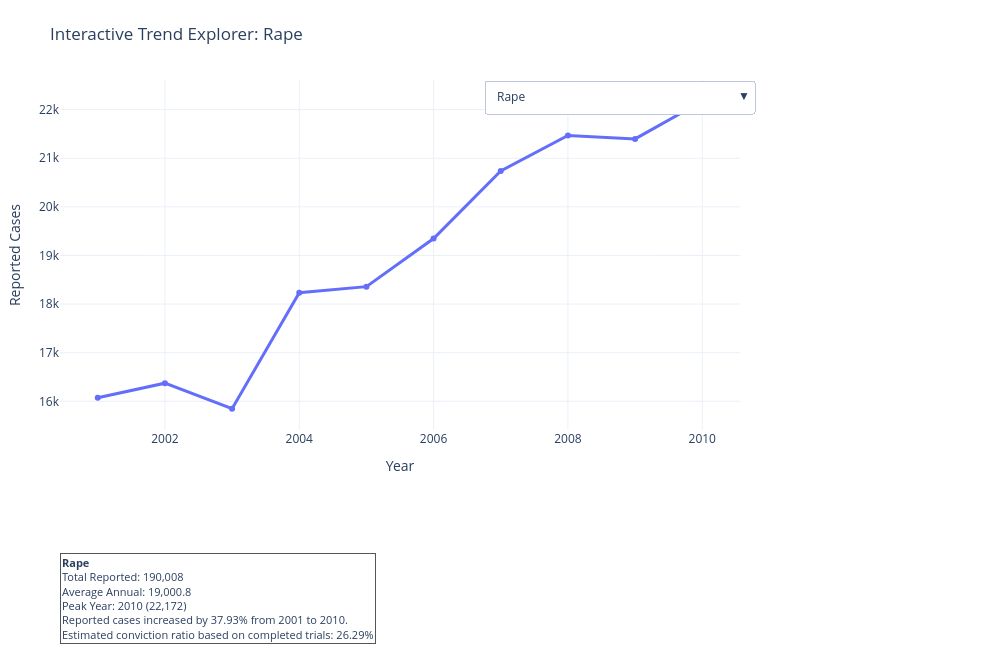

Write notebook code for a chart like this one.
### Markdown cell above
# 15. Interactive Explorer
Use the dropdown menu to inspect trends and metrics for major crime categories.

### Code cell
explorer_categories = [
    "Rape",
    "Kidnapping & Abduction - Women & Girls",
    "Dowry Deaths",
    "Molestation",
    "Sexual harassment",
    "Cruelty by Husband and Relatives",
    "Importation of Girls",
]

available_categories = [
    c for c in explorer_categories if c in set(crime_df_clean["Group_Name"].unique())
]

category_trends = {}
category_stats = {}

for category in available_categories:
    subset = crime_df_clean[crime_df_clean["Group_Name"] == category].copy()
    yearly = subset.groupby("Year", as_index=False)["Cases_Reported"].sum().sort_values("Year")
    category_trends[category] = yearly

    start_val = yearly.iloc[0]["Cases_Reported"]
    end_val = yearly.iloc[-1]["Cases_Reported"]
    growth_pct = ((end_val - start_val) / start_val * 100) if start_val else np.nan

    trials_completed = subset["Cases_Trials_Completed"].sum()
    conviction_rate = (subset["Cases_Convicted"].sum() / trials_completed) if trials_completed else np.nan
    peak_row = yearly.loc[yearly["Cases_Reported"].idxmax()]

    category_stats[category] = {
        "Total_Reported": subset["Cases_Reported"].sum(),
        "Average_Annual_Reported": yearly["Cases_Reported"].mean(),
        "Peak_Year": int(peak_row["Year"]),
        "Peak_Reported_Cases": peak_row["Cases_Reported"],
        "Start_Year": int(yearly.iloc[0]["Year"]),
        "End_Year": int(yearly.iloc[-1]["Year"]),
        "Trend_Change_Pct": growth_pct,
        "Open_Cases_Pending": subset["Cases_Pending_Trial_at_Year_End"].sum(),
        "Conviction_Rate": conviction_rate,
    }

def insight_text(category_name: str) -> str:
    s = category_stats[category_name]
    change = s["Trend_Change_Pct"]
    if pd.isna(change):
        trend_line = "Trend change is not available due to missing baseline values."
    elif change >= 0:
        trend_line = f"Reported cases increased by {change:.2f}% from {s['Start_Year']} to {s['End_Year']}."
    else:
        trend_line = f"Reported cases decreased by {abs(change):.2f}% from {s['Start_Year']} to {s['End_Year']}."

    conviction_text = (
        f"Estimated conviction ratio based on completed trials: {s['Conviction_Rate']*100:.2f}%"
        if not pd.isna(s["Conviction_Rate"]) else
        "Conviction ratio is not available due to zero completed trials."
    )

    return (
        f"<b>{category_name}</b><br>"
        f"Total Reported: {s['Total_Reported']:,.0f}<br>"
        f"Average Annual: {s['Average_Annual_Reported']:,.1f}<br>"
        f"Peak Year: {s['Peak_Year']} ({s['Peak_Reported_Cases']:,.0f})<br>"
        f"{trend_line}<br>{conviction_text}"
    )

fig = go.Figure()

for i, category in enumerate(available_categories):
    yearly = category_trends[category]
    fig.add_trace(
        go.Scatter(
            x=yearly["Year"],
            y=yearly["Cases_Reported"],
            mode="lines+markers",
            name=category,
            visible=(i == 0),
            line=dict(width=3),
        )
    )

buttons = []
for i, category in enumerate(available_categories):
    visibility = [False] * len(available_categories)
    visibility[i] = True
    buttons.append(
        dict(
            label=category,
            method="update",
            args=[
                {"visible": visibility},
                {
                    "title": f"Interactive Trend Explorer: {category}",
                    "annotations": [
                        dict(
                            text=insight_text(category),
                            x=0,
                            y=-0.35,
                            xref="paper",
                            yref="paper",
                            xanchor="left",
                            yanchor="top",
                            showarrow=False,
                            align="left",
                            bgcolor="rgba(255, 255, 255, 0.95)",
                            bordercolor="#555",
                            borderwidth=1,
                            font=dict(size=11),
                        )
                    ],
                },
            ],
        )
    )

initial_annotation = insight_text(available_categories[0]) if available_categories else "No category available"

fig.update_layout(
    title=f"Interactive Trend Explorer: {available_categories[0]}" if available_categories else "Interactive Trend Explorer",
    xaxis_title="Year",
    yaxis_title="Reported Cases",
    template="plotly_white",
    width=1000,
    height=650,
    updatemenus=[
        dict(
            type="dropdown",
            direction="down",
            buttons=buttons,
            x=1.02,
            y=1,
            showactive=True,
        )
    ],
    annotations=[
        dict(
            text=initial_annotation,
            x=0,
            y=-0.35,
            xref="paper",
            yref="paper",
            xanchor="left",
            yanchor="top",
            showarrow=False,
            align="left",
            bgcolor="rgba(255, 255, 255, 0.95)",
            bordercolor="#555",
            borderwidth=1,
            font=dict(size=11),
        )
    ],
    margin=dict(l=60, r=260, t=80, b=220),
)

fig.show()

explorer_stats_df = pd.DataFrame(category_stats).T.reset_index().rename(columns={"index": "Category"})
explorer_stats_df["Trend_Change_Pct"] = explorer_stats_df["Trend_Change_Pct"].round(2)
explorer_stats_df["Conviction_Rate_Pct"] = (explorer_stats_df["Conviction_Rate"] * 100).round(2)

display(
    explorer_stats_df[
        [
            "Category",
            "Total_Reported",
            "Average_Annual_Reported",
            "Peak_Year",
            "Peak_Reported_Cases",
            "Trend_Change_Pct",
            "Conviction_Rate_Pct",
        ]
    ]
)

### Figure 1 — Plotly figure (JSON) as saved in the notebook; plotly's stock layout.template omitted (floating-point values rounded to 4 significant figures)
{"data": [{"line": {"width": 3}, "mode": "lines+markers", "name": "Rape", "type": "scatter", "visible": true, "x": [2001, 2002, 2003, 2004, 2005, 2006, 2007, 2008, 2009, 2010], "y": [16080.0, 16370.0, 15850.0, 18230.0, 18360.0, 19350.0, 20740.0, 21470.0, 21400.0, 22170.0]}, {"line": {"width": 3}, "mode": "lines+markers", "name": "Kidnapping & Abduction - Women & Girls", "type": "scatter", "visible": false, "x": [2001, 2002, 2003, 2004, 2005, 2006, 2007, 2008, 2009, 2010], "y": [14640.0, 14510.0, 13300.0, 15580.0, 15750.0, 17410.0, 20420.0, 22940.0, 25740.0, 29800.0]}, {"line": {"width": 3}, "mode": "lines+markers", "name": "Dowry Deaths", "type": "scatter", "visible": false, "x": [2001, 2002, 2003, 2004, 2005, 2006, 2007, 2008, 2009, 2010], "y": [6851.0, 6822.0, 6208.0, 7026.0, 6787.0, 7618.0, 8093.0, 8172.0, 8383.0, 8391.0]}, {"line": {"width": 3}, "mode": "lines+markers", "name": "Molestation", "type": "scatter", "visible": false, "x": [2001, 2002, 2003, 2004, 2005, 2006, 2007, 2008, 2009, 2010], "y": [34120.0, 33940.0, 32940.0, 34570.0, 34180.0, 36620.0, 38730.0, 40410.0, 38710.0, 40610.0]}, {"line": {"width": 3}, "mode": "lines+markers", "name": "Sexual harassment", "type": "scatter", "visible": false, "x": [2001, 2002, 2003, 2004, 2005, 2006, 2007, 2008, 2009, 2010], "y": [9746.0, 10160.0, 12320.0, 10000.0, 9984.0, 9966.0, 10950.0, 12210.0, 11010.0, 9961.0]}, {"line": {"width": 3}, "mode": "lines+markers", "name": "Cruelty by Husband and Relatives", "type": "scatter", "visible": false, "x": [2001, 2002, 2003, 2004, 2005, 2006, 2007, 2008, 2009, 2010], "y": [49170.0, 49240.0, 50700.0, 58120.0, 58320.0, 63130.0, 75930.0, 81340.0, 89550.0, 94040.0]}, {"line": {"width": 3}, "mode": "lines+markers", "name": "Importation of Girls", "type": "scatter", "visible": false, "x": [2001, 2002, 2003, 2004, 2005, 2006, 2007, 2008, 2009, 2010], "y": [163.0, 157.0, 148.0, 226.0, 310.0, 256.0, 274.0, 318.0, 302.0, 311.0]}], "layout": {"annotations": [{"align": "left", "bgcolor": "rgba(255, 255, 255, 0.95)", "bordercolor": "#555", "borderwidth": 1, "font": {"size": 11}, "showarrow": false, "text": "<b>Rape</b><br>Total Reported: 190,008<br>Average Annual: 19,000.8<br>Peak Year: 2010 (22,172)<br>Reported cases increased by 37.93% from 2001 to 2010.<br>Estimated conviction ratio based on completed trials: 26.29%", "x": 0, "xanchor": "left", "xref": "paper", "y": -0.35, "yanchor": "top", "yref": "paper"}], "height": 650, "margin": {"b": 220, "l": 60, "r": 260, "t": 80}, "title": {"text": "Interactive Trend Explorer: Rape"}, "updatemenus": [{"buttons": [{"args": [{"visible": [true, false, false, false, false, false, false]}, {"annotations": [{"align": "left", "bgcolor": "rgba(255, 255, 255, 0.95)", "bordercolor": "#555", "borderwidth": 1, "font": {"size": 11}, "showarrow": false, "text": "<b>Rape</b><br>Total Reported: 190,008<br>Average Annual: 19,000.8<br>Peak Year: 2010 (22,172)<br>Reported cases increased by 37.93% from 2001 to 2010.<br>Estimated conviction ratio based on completed trials: 26.29%", "x": 0, "xanchor": "left", "xref": "paper", "y": -0.35, "yanchor": "top", "yref": "paper"}], "title": "Interactive Trend Explorer: Rape"}], "label": "Rape", "method": "update"}, {"args": [{"visible": [false, true, false, false, false, false, false]}, {"annotations": [{"align": "left", "bgcolor": "rgba(255, 255, 255, 0.95)", "bordercolor": "#555", "borderwidth": 1, "font": {"size": 11}, "showarrow": false, "text": "<b>Kidnapping & Abduction - Women & Girls</b><br>Total Reported: 190,080<br>Average Annual: 19,008.0<br>Peak Year: 2010 (29,795)<br>Reported cases increased by 103.45% from 2001 to 2010.<br>Estimated conviction ratio based on completed trials: 26.20%", "x": 0, "xanchor": "left", "xref": "paper", "y": -0.35, "yanchor": "top", "yref": "paper"}], "title": "Interactive Trend Explorer: Kidnapping & Abduction - Women & Girls"}], "label": "Kidnapping & Abduction - Women & Girls", "method": "update"}, {"args": [{"visible": [false, false, true, false, false, false, false]}, {"annotations": [{"align": "left", "bgcolor": "rgba(255, 255, 255, 0.95)", "bordercolor": "#555", "borderwidth": 1, "font": {"size": 11}, "showarrow": false, "text": "<b>Dowry Deaths</b><br>Total Reported: 74,351<br>Average Annual: 7,435.1<br>Peak Year: 2010 (8,391)<br>Reported cases increased by 22.48% from 2001 to 2010.<br>Estimated conviction ratio based on completed trials: 33.17%", "x": 0, "xanchor": "left", "xref": "paper", "y": -0.35, "yanchor": "top", "yref": "paper"}], "title": "Interactive Trend Explorer: Dowry Deaths"}], "label": "Dowry Deaths", "method": "update"}, {"args": [{"visible": [false, false, false, true, false, false, false]}, {"annotations": [{"align": "left", "bgcolor": "rgba(255, 255, 255, 0.95)", "bordercolor": "#555", "borderwidth": 1, "font": {"size": 11}, "showarrow": false, "text": "<b>Molestation</b><br>Total Reported: 364,836<br>Average Annual: 36,483.6<br>Peak Year: 2010 (40,613)<br>Reported cases increased by 19.02% from 2001 to 2010.<br>Estimated conviction ratio based on completed trials: 30.43%", "x": 0, "xanchor": "left", "xref": "paper", "y": -0.35, "yanchor": "top", "yref": "paper"}], "title": "Interactive Trend Explorer: Molestation"}], "label": "Molestation", "method": "update"}, {"args": [{"visible": [false, false, false, false, true, false, false]}, {"annotations": [{"align": "left", "bgcolor": "rgba(255, 255, 255, 0.95)", "bordercolor": "#555", "borderwidth": 1, "font": {"size": 11}, "showarrow": false, "text": "<b>Sexual harassment</b><br>Total Reported: 106,311<br>Average Annual: 10,631.1<br>Peak Year: 2003 (12,325)<br>Reported cases increased by 2.21% from 2001 to 2010.<br>Estimated conviction ratio based on completed trials: 56.82%", "x": 0, "xanchor": "left", "xref": "paper", "y": -0.35, "yanchor": "top", "yref": "paper"}], "title": "Interactive Trend Explorer: Sexual harassment"}], "label": "Sexual harassment", "method": "update"}, {"args": [{"visible": [false, false, false, false, false, true, false]}, {"annotations": [{"align": "left", "bgcolor": "rgba(255, 255, 255, 0.95)", "bordercolor": "#555", "borderwidth": 1, "font": {"size": 11}, "showarrow": false, "text": "<b>Cruelty by Husband and Relatives</b><br>Total Reported: 669,539<br>Average Annual: 66,953.9<br>Peak Year: 2010 (94,041)<br>Reported cases increased by 91.26% from 2001 to 2010.<br>Estimated conviction ratio based on completed trials: 20.57%", "x": 0, "xanchor": "left", "xref": "paper", "y": -0.35, "yanchor": "top", "yref": "paper"}], "title": "Interactive Trend Explorer: Cruelty by Husband and Relatives"}], "label": "Cruelty by Husband and Relatives", "method": "update"}, {"args": [{"visible": [false, false, false, false, false, false, true]}, {"annotations": [{"align": "left", "bgcolor": "rgba(255, 255, 255, 0.95)", "bordercolor": "#555", "borderwidth": 1, "font": {"size": 11}, "showarrow": false, "text": "<b>Importation of Girls</b><br>Total Reported: 2,465<br>Average Annual: 246.5<br>Peak Year: 2008 (318)<br>Reported cases increased by 90.80% from 2001 to 2010.<br>Estimated conviction ratio based on completed trials: 8.21%", "x": 0, "xanchor": "left", "xref": "paper", "y": -0.35, "yanchor": "top", "yref": "paper"}], "title": "Interactive Trend Explorer: Importation of Girls"}], "label": "Importation of Girls", "method": "update"}], "direction": "down", "showactive": true, "type": "dropdown", "x": 1.02, "y": 1}], "width": 1000, "xaxis": {"title": {"text": "Year"}}, "yaxis": {"title": {"text": "Reported Cases"}}}}
